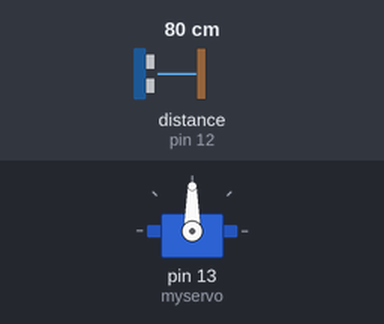
A sketch run on a simulated Arduino Uno, built with avr-gcc and run on an emulated ATmega328P. Parts: servo. Wiring (inferred from the names in the program): ultrasonic range finder: trigger pin 11; echo pin 12. The test bench sets the inputs (shaded band); at power-on: distance to the obstacle (sensor on pin 12) 80 cm. The echo pulse lasts 58.3 µs per cm; what the sketch prints to the serial monitor is not drawn.

Above: at 1.2 s.
1.3 s: distance to the obstacle (sensor on pin 12) set to 14 cm
2.8 s: distance to the obstacle (sensor on pin 12) set to 10 cm
At 4.2 s:
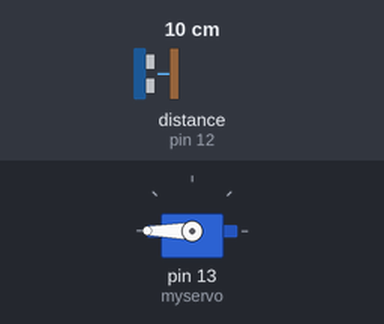
5.8 s: distance to the obstacle (sensor on pin 12) set to 18 cm
At 6.8 s:
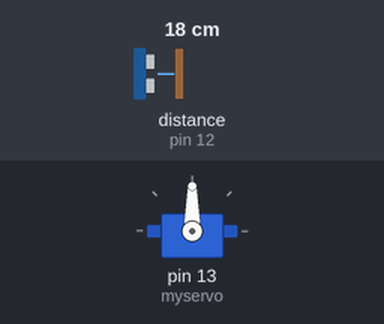
7.3 s: distance to the obstacle (sensor on pin 12) set to 2 cm
At 8.7 s:
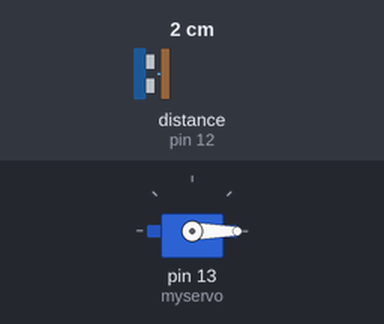
Timing chart, 0 to 11.3 s (numbered marks = the images above; inputs shaded):
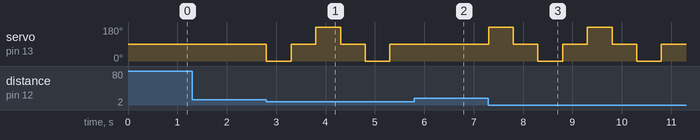

Measured:
- the behaviour switches between 12 and 11 cm on distance to the obstacle (sensor on pin 12) (found by bisection; images 0 and 1)
- after the input at 1.3 s, every drawn part: stays the same
- after the input at 2.8 s, servo on pin 13 (myservo): 90° → 0° at once, → 90° 0.50 s later, → 180° 0.50 s later, → 90° 0.50 s later, … (6 changes in this stretch)
- after the input at 5.8 s, servo on pin 13 (myservo): stays 90° (without the input it goes to 180° after 0.01 s)
- after the input at 7.3 s, servo on pin 13 (myservo): 90° → 180° at once, → 90° 0.50 s later, → 0° 0.50 s later, → 90° 0.50 s later, … (8 changes in this stretch)

The sketch:

Light_Switch.ino
```cpp
#include <Servo.h>

Servo myservo;  // create servo object to control a servo

int pos = 0;    // variable to store the servo position
int on = 0;

const int trigPin = 11;
const int echoPin = 12;

// defines variables
long duration;
int distance;

void setup() {
  pinMode(trigPin, OUTPUT); // Sets the trigPin as an Output
  pinMode(echoPin, INPUT); // Sets the echoPin as an Input
  Serial.begin(9600); // Starts the serial communication

  myservo.attach(13);
}

void loop() {
  // Clears the trigPin
  digitalWrite(trigPin, LOW);
  delayMicroseconds(2);

  // Sets the trigPin on HIGH state for 10 micro seconds
  digitalWrite(trigPin, HIGH);
  delayMicroseconds(10);
  digitalWrite(trigPin, LOW);

  // Reads the echoPin, returns the sound wave travel time in microseconds
  duration = pulseIn(echoPin, HIGH);

  // Calculating the distance
  distance= duration*0.034/2;

  // Turning the light
  if(distance <= 10){
    if( on ){
      myservo.write(180);
      delay(500);
    }
    else{
      myservo.write(-180);
      delay(500);
    }

    myservo.write(90);
    delay(500);

    Serial.print(on);
    on = !on;

  }

}
```
